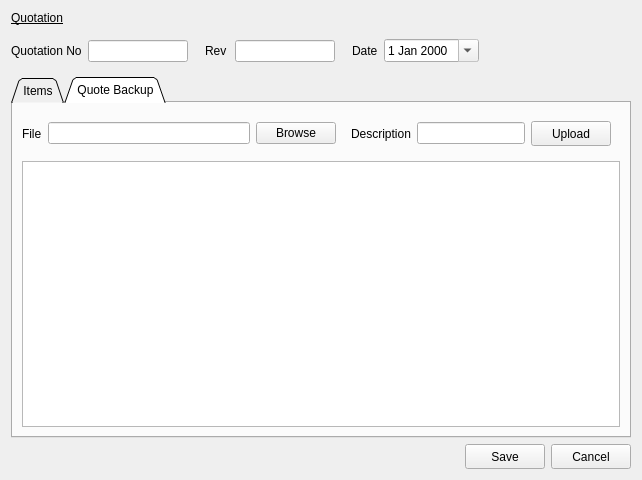
<?xml version="1.0" encoding="UTF-8"?>
<ui version="4.0">
 <class>QuoteView</class>
 <widget class="QWidget" name="QuoteView">
  <property name="geometry">
   <rect>
    <x>0</x>
    <y>0</y>
    <width>642</width>
    <height>480</height>
   </rect>
  </property>
  <property name="windowTitle">
   <string>Form</string>
  </property>
  <layout class="QVBoxLayout" name="verticalLayout">
   <item>
    <widget class="QLabel" name="label_2">
     <property name="text">
      <string>&lt;html&gt;&lt;head/&gt;&lt;body&gt;&lt;p&gt;&lt;span style=&quot; font-size:9pt; text-decoration: underline;&quot;&gt;Quotation&lt;/span&gt;&lt;/p&gt;&lt;/body&gt;&lt;/html&gt;</string>
     </property>
    </widget>
   </item>
   <item>
    <layout class="QHBoxLayout" name="horizontalLayout">
     <item>
      <widget class="QLabel" name="label">
       <property name="text">
        <string>Quotation No</string>
       </property>
      </widget>
     </item>
     <item>
      <widget class="QLineEdit" name="voucherNumber">
       <property name="maximumSize">
        <size>
         <width>100</width>
         <height>16777215</height>
        </size>
       </property>
      </widget>
     </item>
     <item>
      <widget class="QWidget" name="revWidget" native="true">
       <property name="minimumSize">
        <size>
         <width>100</width>
         <height>0</height>
        </size>
       </property>
       <layout class="QHBoxLayout" name="horizontalLayout_5">
        <item>
         <widget class="QLabel" name="label_5">
          <property name="sizePolicy">
           <sizepolicy hsizetype="Maximum" vsizetype="Preferred">
            <horstretch>0</horstretch>
            <verstretch>0</verstretch>
           </sizepolicy>
          </property>
          <property name="text">
           <string>Rev</string>
          </property>
         </widget>
        </item>
        <item>
         <widget class="QLineEdit" name="revisionNumber">
          <property name="maximumSize">
           <size>
            <width>100</width>
            <height>16777215</height>
           </size>
          </property>
          <property name="readOnly">
           <bool>true</bool>
          </property>
         </widget>
        </item>
       </layout>
      </widget>
     </item>
     <item>
      <widget class="QLabel" name="label_3">
       <property name="text">
        <string>Date</string>
       </property>
      </widget>
     </item>
     <item>
      <widget class="QDateEdit" name="dateEdit">
       <property name="readOnly">
        <bool>true</bool>
       </property>
       <property name="calendarPopup">
        <bool>true</bool>
       </property>
      </widget>
     </item>
     <item>
      <spacer name="horizontalSpacer_2">
       <property name="orientation">
        <enum>Qt::Horizontal</enum>
       </property>
       <property name="sizeHint" stdset="0">
        <size>
         <width>40</width>
         <height>20</height>
        </size>
       </property>
      </spacer>
     </item>
    </layout>
   </item>
   <item>
    <widget class="QTabWidget" name="tabWidget">
     <property name="tabShape">
      <enum>QTabWidget::Triangular</enum>
     </property>
     <property name="currentIndex">
      <number>1</number>
     </property>
     <widget class="QWidget" name="tab">
      <attribute name="title">
       <string>Items</string>
      </attribute>
      <layout class="QVBoxLayout" name="verticalLayout_2">
       <item>
        <widget class="QTableWidget" name="tableWidget"/>
       </item>
      </layout>
     </widget>
     <widget class="QWidget" name="tab_2">
      <attribute name="title">
       <string>Quote Backup</string>
      </attribute>
      <layout class="QVBoxLayout" name="verticalLayout_4">
       <item>
        <layout class="QVBoxLayout" name="verticalLayout_3">
         <item>
          <layout class="QHBoxLayout" name="horizontalLayout_4">
           <item>
            <widget class="QLabel" name="label_4">
             <property name="text">
              <string>File</string>
             </property>
            </widget>
           </item>
           <item>
            <widget class="QLineEdit" name="fileName"/>
           </item>
           <item>
            <widget class="QPushButton" name="browseButton">
             <property name="minimumSize">
              <size>
               <width>25</width>
               <height>0</height>
              </size>
             </property>
             <property name="text">
              <string>Browse</string>
             </property>
            </widget>
           </item>
           <item>
            <widget class="QWidget" name="uploadWidget" native="true">
             <property name="minimumSize">
              <size>
               <width>0</width>
               <height>0</height>
              </size>
             </property>
             <layout class="QHBoxLayout" name="horizontalLayout_3">
              <item>
               <widget class="QLabel" name="label_6">
                <property name="text">
                 <string>Description</string>
                </property>
               </widget>
              </item>
              <item>
               <widget class="QLineEdit" name="fileDescreption"/>
              </item>
              <item>
               <widget class="QPushButton" name="UploadButton">
                <property name="minimumSize">
                 <size>
                  <width>0</width>
                  <height>25</height>
                 </size>
                </property>
                <property name="text">
                 <string>Upload</string>
                </property>
               </widget>
              </item>
             </layout>
            </widget>
           </item>
          </layout>
         </item>
         <item>
          <widget class="QTableWidget" name="filesTable"/>
         </item>
        </layout>
       </item>
      </layout>
     </widget>
    </widget>
   </item>
   <item>
    <layout class="QHBoxLayout" name="horizontalLayout_2">
     <item>
      <spacer name="horizontalSpacer">
       <property name="orientation">
        <enum>Qt::Horizontal</enum>
       </property>
       <property name="sizeHint" stdset="0">
        <size>
         <width>40</width>
         <height>20</height>
        </size>
       </property>
      </spacer>
     </item>
     <item>
      <widget class="QPushButton" name="save">
       <property name="minimumSize">
        <size>
         <width>0</width>
         <height>25</height>
        </size>
       </property>
       <property name="text">
        <string>Save</string>
       </property>
      </widget>
     </item>
     <item>
      <widget class="QPushButton" name="cancelButton">
       <property name="minimumSize">
        <size>
         <width>0</width>
         <height>25</height>
        </size>
       </property>
       <property name="text">
        <string>Cancel</string>
       </property>
      </widget>
     </item>
    </layout>
   </item>
  </layout>
 </widget>
 <resources/>
 <connections/>
</ui>
